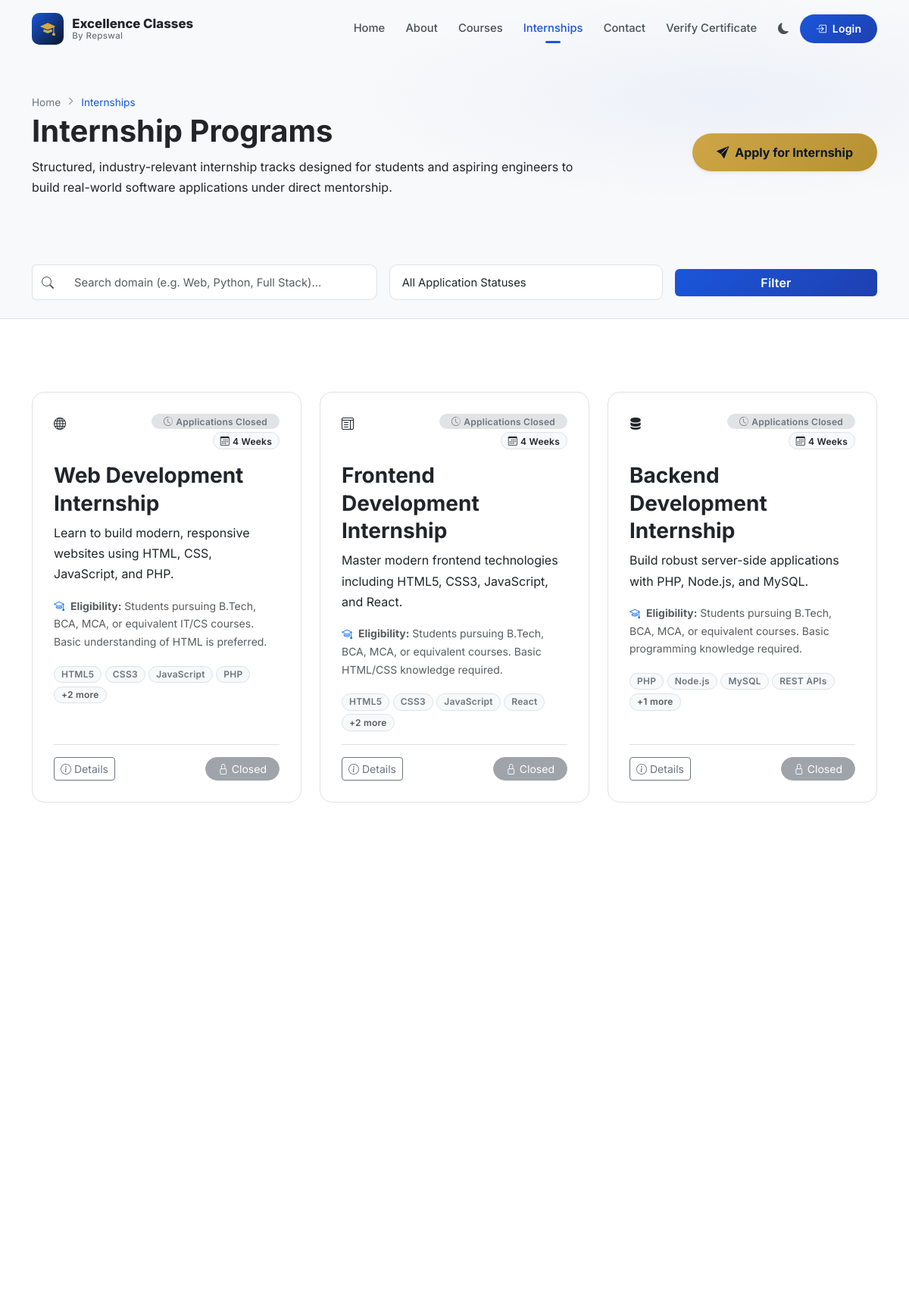
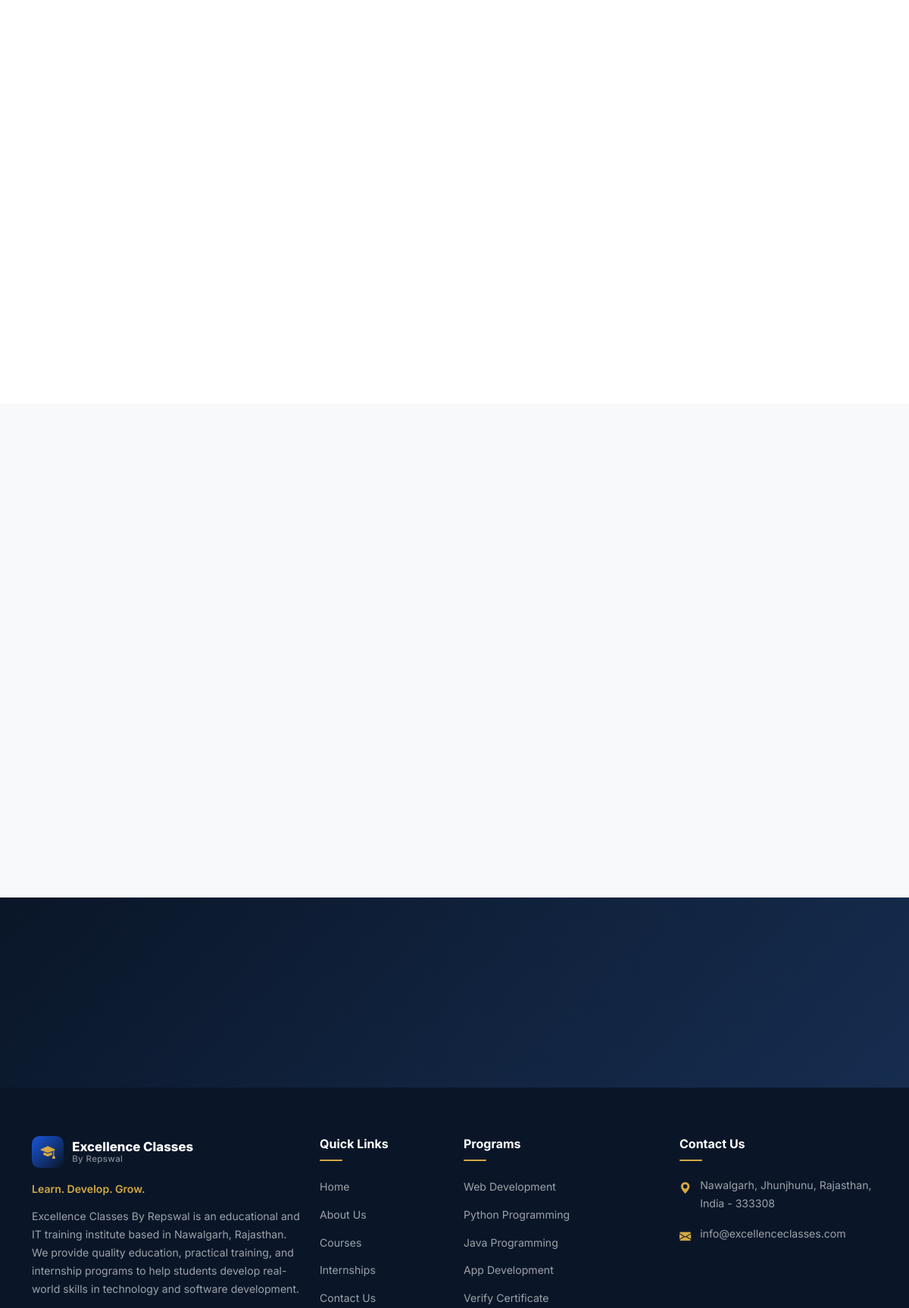
Page /internships.php (upper part) on the committed database (2 pictures, top to bottom).
### tables this page shows
CREATE TABLE `internship_programs` (
    `id` INT UNSIGNED AUTO_INCREMENT PRIMARY KEY,
    `title` VARCHAR(200) NOT NULL,
    `slug` VARCHAR(200) NOT NULL UNIQUE,
    `short_description` TEXT NULL,
    `description` LONGTEXT NULL,
    `duration` VARCHAR(100) NOT NULL DEFAULT '4 Weeks',
    `mode` ENUM('Online','Offline','Hybrid') NOT NULL DEFAULT 'Online',
    `eligibility` TEXT NULL,
    `technologies` JSON NULL,
    `skills_covered` JSON NULL,
    `total_seats` INT UNSIGNED NULL,
    `filled_seats` INT UNSIGNED NOT NULL DEFAULT 0,
    `application_deadline` DATE NULL,
    `application_status` ENUM('Open','Closed') NOT NULL DEFAULT 'Closed',
    `icon_class` VARCHAR(100) NULL,
    `image` VARCHAR(500) NULL,
    `is_active` TINYINT(1) NOT NULL DEFAULT 1,
    `is_archived` TINYINT(1) NOT NULL DEFAULT 0,
    `sort_order` INT NOT NULL DEFAULT 0,
    `created_by` INT UNSIGNED NULL,
    `created_at` TIMESTAMP DEFAULT CURRENT_TIMESTAMP,
    `updated_at` TIMESTAMP DEFAULT CURRENT_TIMESTAMP ON UPDATE CURRENT_TIMESTAMP,
    FOREIGN KEY (`created_by`) REFERENCES `admins`(`id`) ON DELETE SET NULL ON UPDATE CASCADE,
    INDEX `idx_programs_slug` (`slug`),
    INDEX `idx_programs_status` (`application_status`),
    INDEX `idx_programs_active` (`is_active`)
);

### includes/functions.php (called while the page is built, shortened)
<?php
function e(?string $string): string {
    return htmlspecialchars($string ?? '', ENT_QUOTES, 'UTF-8');
}
function baseUrl(string $path = ''): string {
    $isHttps = (!empty($_SERVER['HTTPS']) && $_SERVER['HTTPS'] !== 'off')
        || (!empty($_SERVER['HTTP_X_FORWARDED_PROTO']) && $_SERVER['HTTP_X_FORWARDED_PROTO'] === 'https')
        || ((int)($_SERVER['SERVER_PORT'] ?? 80) === 443);
    $protocol = $isHttps ? 'https' : 'http';
    $host = $_SERVER['HTTP_HOST'] ?? 'localhost';
    $rootDir = null;
    $docRoot = isset($_SERVER['DOCUMENT_ROOT']) ? realpath($_SERVER['DOCUMENT_ROOT']) : false;
    $projectRoot = realpath(ROOT_PATH);
    if ($rootDir === null) {
        $parsed = parse_url(APP_URL);
        $rootDir = $parsed['path'] ?? '';
    }
    $rootDir = rtrim($rootDir, '/');
    $path = ltrim($path, '/');
    return $protocol . '://' . $host . ($rootDir ? $rootDir : '') . '/' . $path;
}

### internships.php (the view, shortened to what this page needs)
<?php
require_once __DIR__ . '/includes/header.php';
try {
    $pdo = getDBConnection();
    $searchQuery = trim($_GET['q'] ?? '');
    $sql = "SELECT * FROM internship_programs WHERE is_active = 1 AND is_archived = 0";
    $params = [];
    $sql .= " ORDER BY sort_order ASC";
    $stmt = $pdo->prepare($sql);
    $stmt->execute($params);
    $programs = $stmt->fetchAll();
} catch (PDOException $e) {
    $programs = [];
}
?>
<section class="page-header">
    <div class="container">
        <div class="row align-items-center">
            <div class="col-lg-8">
                <nav aria-label="breadcrumb">
                    <ol class="breadcrumb">
                        <li class="breadcrumb-item"><a href="<?= baseUrl() ?>">Home</a></li>
                        <li class="breadcrumb-item active" aria-current="page">Internships</li>
                    </ol>
                </nav>
                <h1 class="page-title">Internship Programs</h1>
                <p class="page-subtitle">
                    Structured, industry-relevant internship tracks designed for students and aspiring engineers to build real-world software applications under direct mentorship.
                </p>
            </div>
            <div class="col-lg-4 text-lg-end d-none d-lg-block">
                <a href="<?= baseUrl('apply.php') ?>" class="btn btn-gold btn-lg rounded-pill shadow-sm">
                    <i class="bi bi-send-fill me-2"></i>Apply for Internship
                </a>
            </div>
        </div>
    </div>
</section>
<section class="section py-4 border-bottom bg-light">
    <div class="container">
        <form method="GET" action="<?= baseUrl('internships.php') ?>" class="row g-3 align-items-center">
            <div class="col-md-5">
                <div class="input-group">
                    <span class="input-group-text bg-white border-end-0"><i class="bi bi-search text-muted"></i></span>
                    <input type="text" name="q" class="form-control border-start-0" placeholder="Search domain (e.g. Web, Python, Full Stack)..." value="<?= e($searchQuery ?? '') ?>">
                </div>
            </div>
            <div class="col-md-4">
                <select name="status" class="form-select" onchange="this.form.submit()">
                    <option value="">All Application Statuses</option>
                </select>
            </div>
            <div class="col-md-3 d-flex gap-2">
                <button type="submit" class="btn btn-primary flex-grow-1">Filter</button>
            </div>
        </form>
    </div>
</section>
<section class="section">
    <div class="container">
        <?php if (empty($programs)): ?>
            <div class="glass-card p-5 text-center my-4">
                <div class="mb-3 text-muted fs-1"><i class="bi bi-briefcase"></i></div>
                <h4 class="fw-bold">No Internship Programs Found</h4>
                <p class="text-secondary max-w-500 mx-auto mb-4">
                    <?= !empty($searchQuery) ? 'No internship programs matched your search filters. Try resetting the filter.' : 'Internship programs are being updated. Please check back shortly.' ?>
                </p>
                <a href="<?= baseUrl('internships.php') ?>" class="btn btn-primary">View All Programs</a>
            </div>
        <?php else: ?>
            <div class="row g-4">
                <?php foreach ($programs as $prog): ?>
                    <?php
                        $isOpen = ($prog['application_status'] === 'Open');
                        $techs = [];
                        if (!empty($prog['technologies'])) {
                            $decoded = json_decode($prog['technologies'], true);
                            if (is_array($decoded)) $techs = $decoded;
                        }
                        $icon = !empty($prog['icon_class']) ? $prog['icon_class'] : 'bi-code-slash';
                    ?>
                    <div class="col-lg-4 col-md-6 reveal">
                        <div class="program-card h-100 d-flex flex-column">
                            <div class="program-card-header d-flex justify-content-between align-items-start mb-3">
                                <div class="program-icon-box">
                                    <i class="bi <?= e($icon) ?>"></i>
                                </div>
                                <div class="d-flex flex-column align-items-end gap-1">
                                    <?php if ($isOpen): ?>
                                        <span class="badge bg-success-subtle text-success rounded-pill px-3 py-1">
                                            <i class="bi bi-check-circle me-1"></i>Applications Open
                                        </span>
                                    <?php else: ?>
                                        <span class="badge bg-secondary-subtle text-secondary rounded-pill px-3 py-1">
                                            <i class="bi bi-clock-history me-1"></i>Applications Closed
                                        </span>
                                    <?php endif; ?>
                                    <span class="badge bg-light text-dark border rounded-pill">
                                        <i class="bi bi-calendar3 me-1"></i><?= e($prog['duration']) ?>
                                    </span>
                                </div>
                            </div>
                            <h3 class="program-card-title"><?= e($prog['title']) ?></h3>
                            <p class="program-card-desc">
                                <?= e($prog['short_description']) ?>
                            </p>
                            <?php if (!empty($prog['eligibility'])): ?>
                                <div class="small text-muted mb-3">
                                    <i class="bi bi-mortarboard me-1 text-primary"></i>
                                    <strong>Eligibility:</strong> <?= e($prog['eligibility']) ?>
                                </div>
                            <?php endif; ?>
                            <?php if (!empty($techs)): ?>
                                <div class="program-tech-tags mb-3">
                                    <?php foreach (array_slice($techs, 0, 4) as $t): ?>
                                        <span class="badge bg-light text-secondary border"><?= e($t) ?></span>
                                    <?php endforeach; ?>
                                    <?php if (count($techs) > 4): ?>
                                        <span class="badge bg-light text-muted border">+<?= count($techs) - 4 ?> more</span>
                                    <?php endif; ?>
                                </div>
                            <?php endif; ?>
                            <div class="mt-auto pt-3 border-top d-flex align-items-center justify-content-between gap-2">
                                <button type="button" class="btn btn-outline-secondary btn-sm" data-bs-toggle="modal" data-bs-target="#programModal<?= (int)$prog['id'] ?>">
                                    <i class="bi bi-info-circle me-1"></i>Details
                                </button>
                                <?php if ($isOpen): ?>
                                    <a href="<?= baseUrl('apply.php?program=' . urlencode($prog['slug'])) ?>" class="btn btn-primary btn-sm rounded-pill px-3">
                                        <i class="bi bi-send me-1"></i>Apply Now
                                    </a>
                                <?php else: ?>
                                    <button class="btn btn-secondary btn-sm rounded-pill px-3" disabled title="Applications are currently closed">
                                        <i class="bi bi-lock me-1"></i>Closed
                                    </button>
                                <?php endif; ?>
                            </div>
                        </div>
                    </div>
                <?php endforeach; ?>
            </div>
        <?php endif; ?>
    </div>
</section>
<section class="section bg-light">
    <div class="container">
    </div>
</section>
<section class="section py-5" style="background: linear-gradient(135deg, var(--navy), var(--navy-mid)); color: var(--white);">
</section>
<?php require_once __DIR__ . '/includes/footer.php'; ?>

### assets/css/style.css (style rules this page uses)
:root { --navy: #0a1628; --navy-light: #0f2140; --navy-mid: #162d50; --royal: #1a56db; --royal-light: #3b82f6; --royal-dark: #1e40af; --gold: #d4a843; --gold-light: #f0d078; --gold-dark: #b8922e; --white: #ffffff; --off-white: #f8f9fa; --gray-50: #f1f3f5; --gray-100: #e9ecef; --gray-200: #dee2e6; --gray-300: #ced4da; --gray-400: #adb5bd; --gray-500: #6c757d; --gray-600: #495057; --gray-700: #343a40; --gray-800: #212529; --success: #059669; --warning: #d97706; --danger: #dc2626; --info: #0891b2; --bg-primary: var(--white); --bg-secondary: var(--off-white); --bg-card: var(--white); --text-primary: var(--gray-800); --text-secondary: var(--gray-600); --text-muted: var(--gray-500); --border-color: var(--gray-200); --shadow-color: rgba(0, 0, 0, 0.06); --glass-bg: rgba(255, 255, 255, 0.7); --glass-border: rgba(255, 255, 255, 0.3); --glass-shadow: 0 8px 32px rgba(10, 22, 40, 0.08); --font-sans: 'Inter', -apple-system, BlinkMacSystemFont, 'Segoe UI', sans-serif; --font-display: 'Playfair Display', Georgia, serif; --transition: 0.3s cubic-bezier(0.4, 0, 0.2, 1); --transition-fast: 0.15s ease; --transition-slow: 0.5s cubic-bezier(0.4, 0, 0.2, 1); --section-py: 6rem; --navbar-height: 76px; --radius-sm: 6px; --radius: 10px; --radius-lg: 16px; --radius-xl: 24px; --radius-full: 50%; }
*, *::before, *::after { margin: 0; padding: 0; box-sizing: border-box; }
html { scroll-behavior: smooth; scroll-padding-top: var(--navbar-height); }
body { font-family: var(--font-sans); font-size: 1rem; line-height: 1.7; color: var(--text-primary); background: var(--bg-primary); -webkit-font-smoothing: antialiased; -moz-osx-font-smoothing: grayscale; overflow-x: hidden; }
a { color: var(--royal); text-decoration: none; transition: color var(--transition-fast); }
h1, h2, h3, h4, h5, h6 { font-weight: 700; line-height: 1.3; color: var(--text-primary); }
.btn-primary { background: linear-gradient(135deg, var(--royal), var(--royal-dark)); border: none; font-weight: 600; letter-spacing: 0.01em; transition: all var(--transition); }
.btn-gold { background: linear-gradient(135deg, var(--gold), var(--gold-dark)); color: var(--navy); border: none; font-weight: 700; transition: all var(--transition); }
.btn-lg { padding: 0.8rem 2rem; font-size: 1rem; border-radius: 50px; }
.section { padding: var(--section-py) 0; position: relative; }
.program-card { background: var(--bg-card); border: 1px solid var(--border-color); border-radius: var(--radius-lg); padding: 1.75rem; height: 100%; display: flex; flex-direction: column; transition: all var(--transition); position: relative; overflow: hidden; }
.program-card::after { content: ''; position: absolute; top: 0; left: 0; right: 0; height: 3px; background: linear-gradient(90deg, var(--royal), var(--gold)); transform: scaleX(0); transform-origin: left; transition: transform var(--transition); }
.form-control, .form-select { padding: 0.7rem 1rem; font-size: 0.92rem; border: 1.5px solid var(--border-color); border-radius: var(--radius); background: var(--bg-card); color: var(--text-primary); transition: all var(--transition-fast); }
.page-header { padding: calc(var(--navbar-height) + 3rem) 0 3rem; background: var(--bg-secondary); position: relative; overflow: hidden; }
.page-header::before { content: ''; position: absolute; inset: 0; background: radial-gradient(ellipse 60% 60% at 80% 40%, rgba(26, 86, 219, 0.05) 0%, transparent 70%); pointer-events: none; }
.page-header .breadcrumb { font-size: 0.85rem; margin-bottom: 0; }
.page-header .breadcrumb-item + .breadcrumb-item::before { content: '\F285'; font-family: 'bootstrap-icons'; font-size: 0.7rem; }
.page-header .breadcrumb-item a { color: var(--text-muted); }
.page-header .breadcrumb-item.active { color: var(--royal); }
.badge { font-weight: 600; font-size: 0.75rem; padding: 0.35em 0.75em; border-radius: 50px; letter-spacing: 0.02em; }
.reveal { opacity: 0; transform: translateY(30px); transition: opacity 0.7s ease, transform 0.7s ease; }
.reveal.revealed { opacity: 1; transform: translateY(0); }

### rows in the picture
internship_programs: application_status "Closed" (drawn), duration "4 Weeks", title "Web Development Internship", short_description "Learn to build modern, responsive websites using HTML, CSS, JavaScript, and PHP.", eligibility "Students pursuing B.Tech, BCA, MCA, or equivalent IT/CS courses. Basic understanding of HTML is preferred.", technologies "HTML5", technologies "CSS3", technologies "JavaScript", technologies "PHP", count($techs)-4 "2"
internship_programs: application_status "Closed" (drawn), duration "4 Weeks", title "Frontend Development Internship", short_description "Master modern frontend technologies including HTML5, CSS3, JavaScript, and React.", eligibility "Students pursuing B.Tech, BCA, MCA, or equivalent courses. Basic HTML/CSS knowledge required.", technologies "HTML5", technologies "CSS3", technologies "JavaScript", technologies "React", count($techs)-4 "2"
internship_programs: application_status "Closed" (drawn), duration "4 Weeks", title "Backend Development Internship", short_description "Build robust server-side applications with PHP, Node.js, and MySQL.", eligibility "Students pursuing B.Tech, BCA, MCA, or equivalent courses. Basic programming knowledge required.", technologies "PHP", technologies "Node.js", technologies "MySQL", technologies "REST APIs", count($techs)-4 "1"

### other values in the picture
APP_TAGLINE "Learn. Develop. Grow."
getSetting('site_email', 'info@excellenceclasses.com') "info@excellenceclasses.com"
